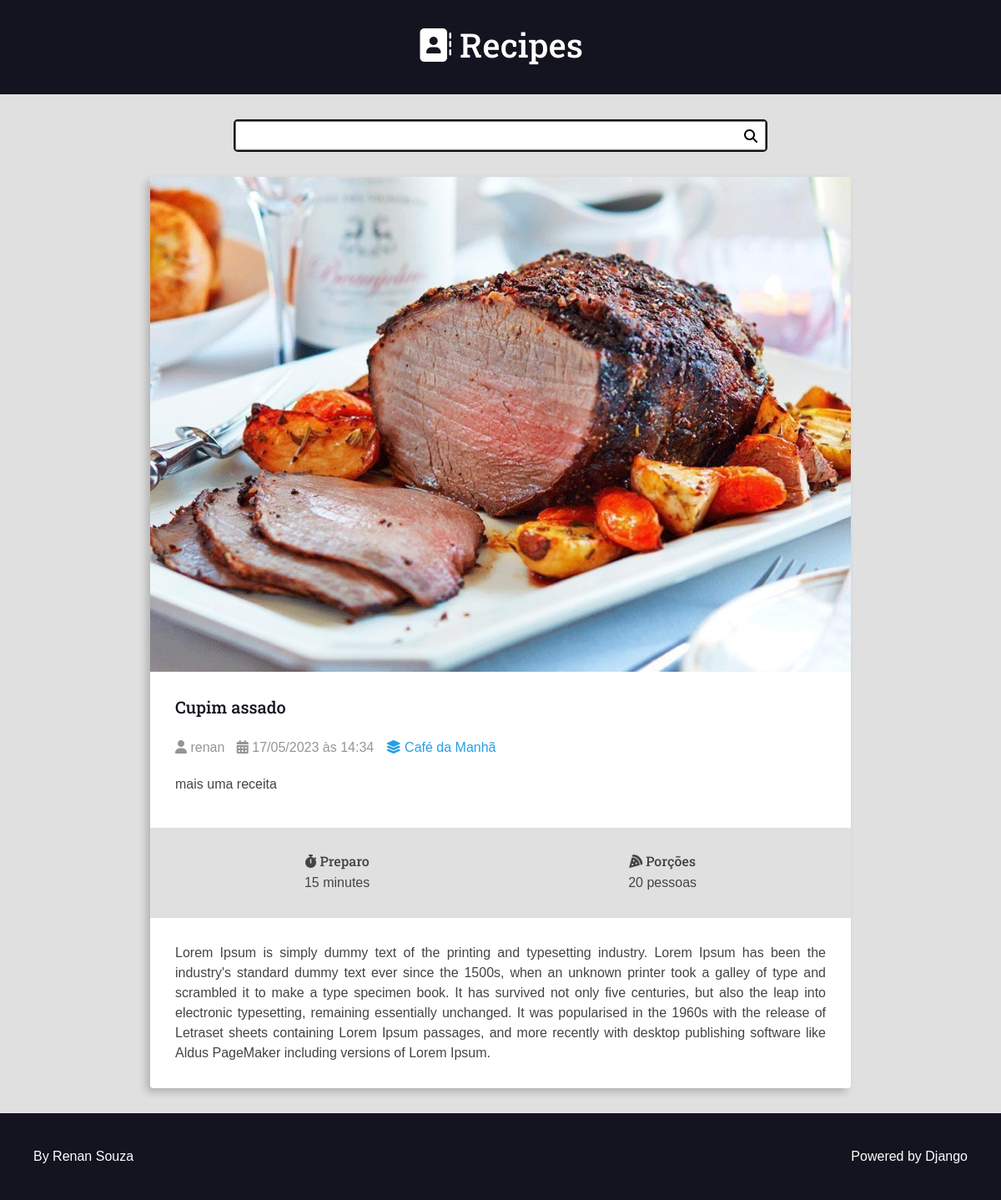
/recipes/25/, run on the app's committed database.
### recipes/models.py (models this page shows, shortened)
class Recipe(models.Model):
    title = models.CharField(max_length=65, verbose_name='titulo')
    description = models.CharField(max_length=165)
    slug = models.SlugField(unique=True)
    preparation_time = models.IntegerField()
    preparation_time_unit = models.CharField(max_length=65)
    servings = models.IntegerField()
    servings_unit = models.CharField(max_length=65)
    preparation_steps = models.TextField()
    preparation_steps_is_html = models.BooleanField(default=False)
    created_at = models.DateTimeField(auto_now_add=True)
    updated_at = models.DateTimeField(auto_now=True)
    is_published = models.BooleanField(default=False)
    cover = models.ImageField(upload_to='recipes/covers/%Y/%m/%d', blank=True, default='')   # noqa: E501
    category = models.ForeignKey(Category, on_delete=models.SET_NULL, null=True, verbose_name='Categoria')  # noqa:E501
    author = models.ForeignKey(User, on_delete=models.SET_NULL, null=True, blank=True )  # noqa: E501, E202

class Category(models.Model):   # noqa: E302
    name = models.CharField(max_length=65,)

### recipes/views.py (the view)
# urls.py: path('recipes/<int:id>/', views.recipe, name='recipe'),
def recipe(request, id):  # noqa: E501, E303
    recipe = get_object_or_404(Recipe, pk=id,
                               is_published=True, )
    return render(request, "recipes/pages/recipe-view.html", context={
        "recipe": recipe,
        'is_detail_page': True,
        })  # noqa: W292

### recipes/templates/recipes/pages/recipe-view.html (shortened to what this page needs)
    {% extends 'global/base.html'%}
    {% block content%}
    <div class="main-content main-content-detail container">
      {%include 'recipes/partials/recipe.html'%}
    </div>
    {% endblock%}

### recipes/templates/recipes/partials/recipe.html (shortened to what this page needs)
<div class="recipe recipe-list-item">
  {%if recipe.cover %}
    <div class="recipe-cover">
      <a href="{% url 'recipes:recipe' recipe.id %}">
      <img src={{recipe.cover.url}} alt="temporário">
      </a>
    </div>
    {%endif%}
    <div class="recipe-title-container">
      <h2 class='recipe-title'>
          <a href="{% url 'recipes:recipe' recipe.id %}">
          {{ recipe.title }}</h2>
    </div>
    <div class="recipe-author">
      <span class="recipe-author-item">
        <i class="fas fa-user"></i>
        {% if  recipe.author is not None%}
          {%if recipe.author.first_name%}
            {{recipe.author.first_name}}
          {%else%}
            {{ recipe.author.username }}
          {%endif%}
        {% else %}
            Desconhecido
        {% endif %}
      </span>
      {% if recipe.category is not None%}
      <span class="recipe-author-item">
        <i class="fas fa-calendar-alt"></i>
        {{ recipe.created_at|date:'d/m/Y'}} às {{ recipe.created_at|date:'H:i'}}
      </span>
      <span class="recipe-author-item">
        <a href= "{% url 'recipes:category' recipe.category.id %}">
          <i class="fas fa-layer-group"></i>
          <span>{{recipe.category.name}}</span>
        </a>
      </span>
      {% endif %}
    </div>
    <div class="recipe-content">
      <p>{{recipe.description}} </p>
    </div>
    <div class="recipe-meta-container">
      <div class="recipe-meta recipe-preparation">
        <h3 class="recipe-meta-title"><i class="fas fa-stopwatch"></i> Preparo</h3>
        <div class="recipe-meta-text">
          {{recipe.preparation_time}} {{recipe.preparation_time_unit}}
        </div>
      </div>
      <div class="recipe-meta recipe-servings">
        <h3 class="recipe-meta-title"><i class="fas fa-pizza-slice"></i> Porções</h3>
        <div class="recipe-meta-text">
          {{recipe.servings}} {{recipe.servings_unit}}
        </div>
      </div>
    </div>
    {% if is_detail_page is True %}
          <div class="preparation-steps">
            {{recipe.preparation_steps }}
          </div>
    {% endif %}
  </div>

### recipes/static/recipes/css/styles.css (style rules this page uses)
:root { --color-primary: #269fe6; --color-primary-hover: #2086c2; --color-primary-dark: #13141f; --color-primary-dark-hover: #212336; --color-primary-light: #d4ecfa; --color-primary-light-hover: #bdd8e7; --color-white: #fff; --color-black: #000; --color-dark-text: #444; --color-info-light: #cce5ff; --color-debug-light: #cce5ff; --color-success-light: #d4edda; --color-alert-light: #fff3cd; --color-warning-light: #fff3cd; --color-error-light: #f8d7da; --color-info-dark: #4d86c4; --color-debug-dark: #4d86c4; --color-success-dark: #4a9c5d; --color-alert-dark: #927f40; --color-warning-dark: #927f40; --color-error-dark: #da525d; --color-gray-0: #f9f9f9; --color-gray-1: #e0e0e0; --color-gray-2: #c7c7c7; --color-gray-3: #aeaeae; --color-gray-4: #959595; --color-gray-5: #7d7d7d; --color-gray-6: #646464; --color-gray-7: #4b4b4b; --color-gray-8: #323232; --color-gray-9: #191919; --font-primary: sans-serif; --font-headings: 'Roboto Slab', serif; --spacing-gutter-medium: 3rem; --spacing-gutter-large: 4rem; }
* { padding: 0; margin: 0; box-sizing: border-box; }
html { font-size: 62.5%; }
body { font-size: 1.6rem; font-family: var(--font-primary); background-color: var(--color-gray-1); color: var(--color-dark-text); }
h1, h2, h3, h4, h5, h6 { font-family: var(--font-headings); }
.container { max-width: 144rem; margin: 0 auto; padding: var(--spacing-gutter-medium) }
.main-content { padding-top: 0; }
.recipe { background: var(--color-white); box-shadow: -5px 5px 10px rgba(0, 0, 0, .2); transition: all 300ms ease-in-out; border-radius: .4rem; overflow: hidden; }
.recipe img { max-width: 100%; }
.recipe-list-item { max-width: 64rem; height: fit-content; }
.recipe-title-container { padding: var(--spacing-gutter-medium); padding-bottom: 2rem; }
.recipe-title-container a { text-decoration: none; color: var(--color-primary-dark) }
.recipe-author { padding: 0 var(--spacing-gutter-medium); }
.recipe-content { padding: var(--spacing-gutter-medium); padding-top: 2rem; }
.recipe-author-item { color: var(--color-gray-4); margin-right: 1rem; }
.recipe-author a { color: var(--color-primary); transition: all 300ms ease-in-out; text-decoration: none; }
.recipe-meta-container { display: flex; flex-flow: row wrap; padding: var(--spacing-gutter-medium); background-color: var(--color-gray-1); }
.recipe-meta { display: flex; flex-flow: column nowrap; flex-shrink: 1; flex-grow: 1; text-align: center; }
.recipe-meta-title { font-size: 1.6rem; }
.main-content-detail .recipe-list-item { max-width: 84rem; margin: 0 auto; }
.preparation-steps { padding: var(--spacing-gutter-medium); text-align: justify; }

### data on the page
Recipe: cover (picture), title "Cupim assado", author.username "renan", created_at "17/05/2023", created_at "14:34", category.name "Café da Manhã", description "mais uma receita", preparation_time "15", preparation_time_unit "minutes", servings "20", servings_unit "pessoas", preparation_steps "Lorem Ipsum is simply dummy text of the printing and typesetting industry. Lorem Ipsum has been the industry's standard dummy text ever since the 1500s, when an unknown printer took a galley of type and scrambled it to make a type specimen book. It has survived not only five centuries, but also the leap into electronic typesetting, remaining essentially unchanged. It was popularised in the 1960s with the release of Letraset sheets containing Lorem Ipsum passages, and more recently with desktop publishing software like Aldus PageMaker including versions of Lorem Ipsum."
